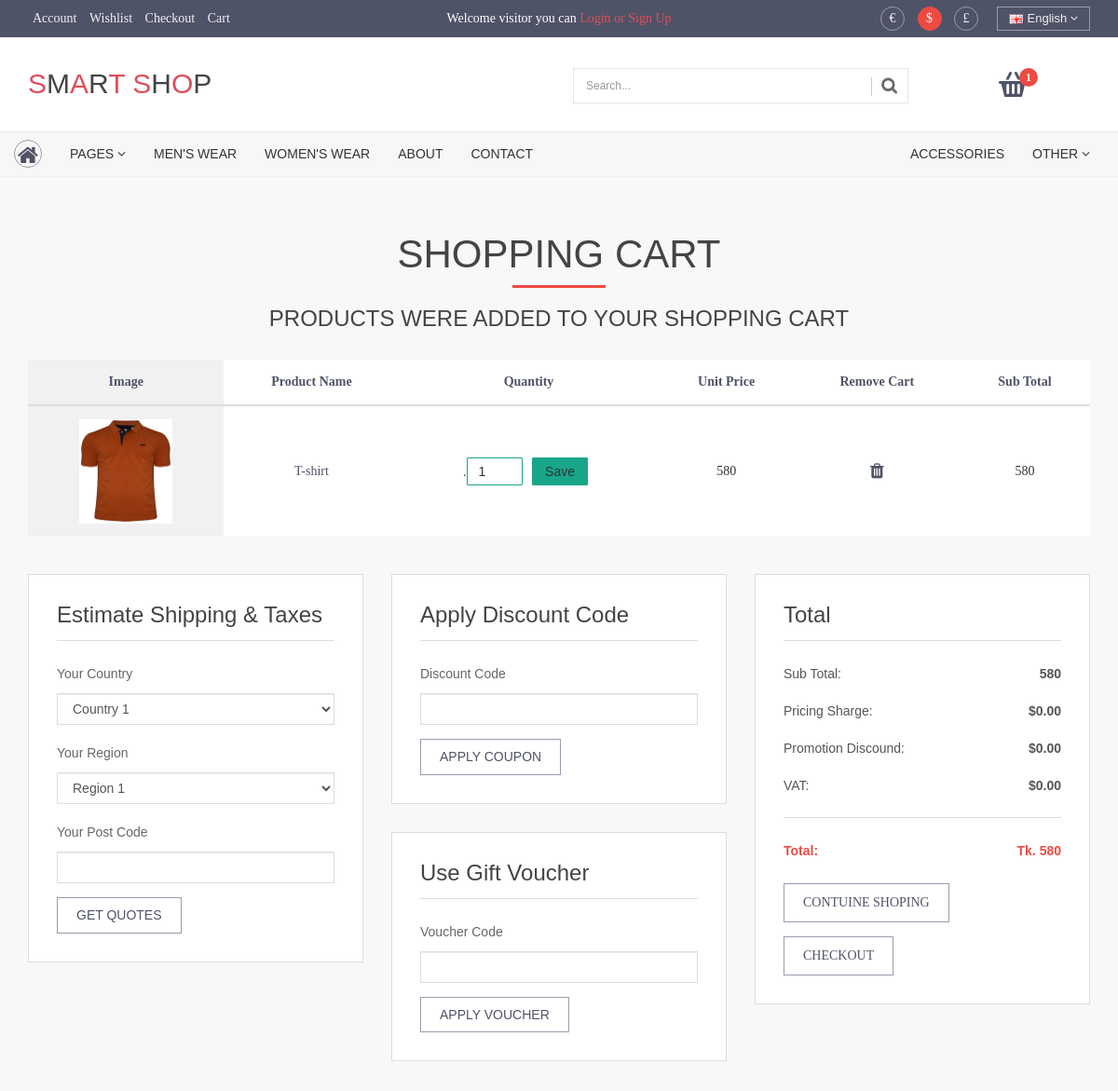
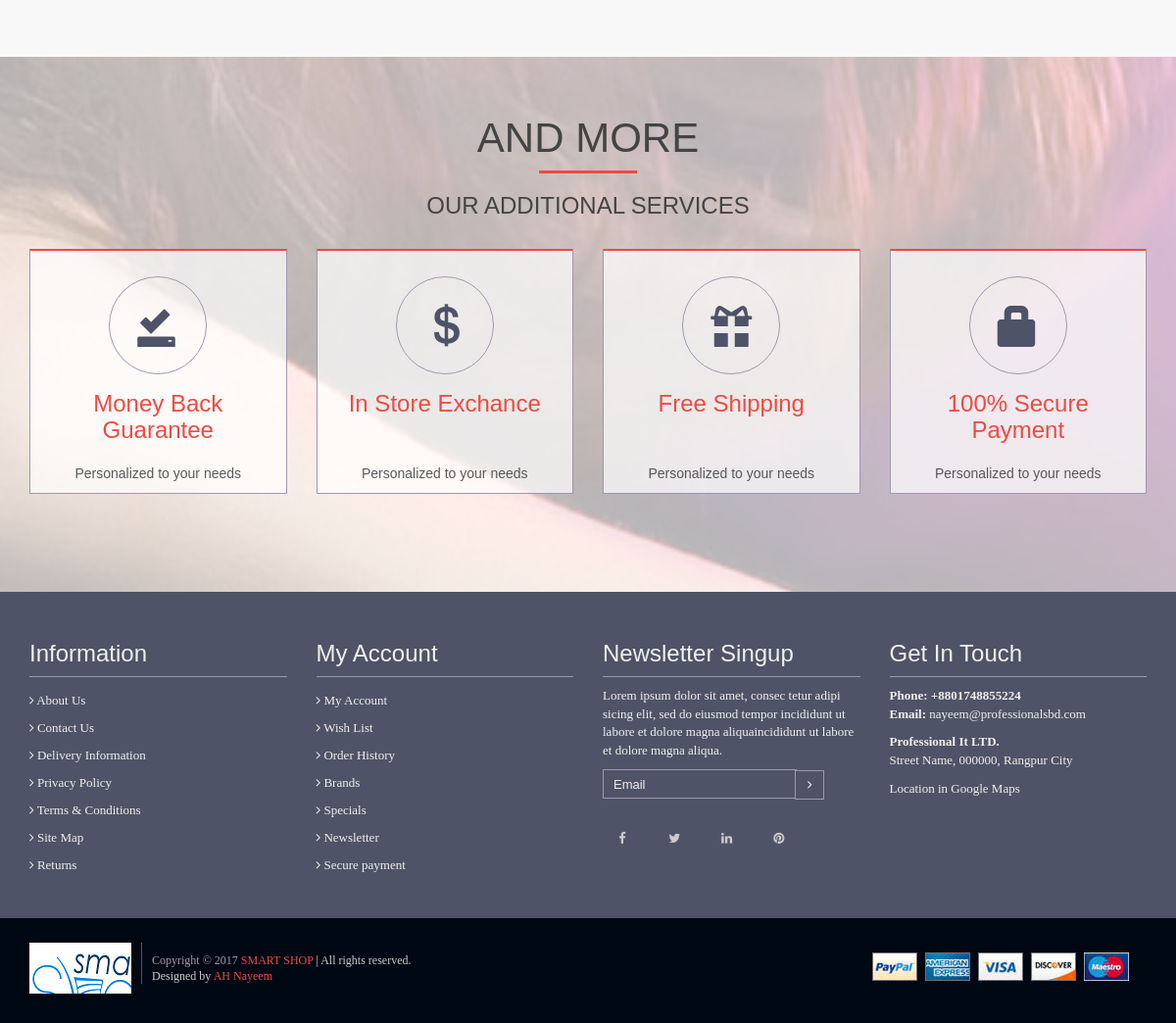
The app's page /cart.php with its own data (2 pictures, top to bottom).
### tables this page shows
CREATE TABLE `cart` (
  `cart_id` int(11) NOT NULL,
  `product_id` int(11) NOT NULL,
  `qty` int(11) NOT NULL,
  `ip_addr` text NOT NULL
);

CREATE TABLE `products` (
  `product_id` int(11) NOT NULL,
  `category_id` int(11) DEFAULT NULL,
  `product_name` varchar(32) NOT NULL,
  `sub_text` varchar(100) NOT NULL,
  `product_photo` varchar(64) DEFAULT NULL,
  `product_desc` text NOT NULL,
  `product_price` float NOT NULL,
  `product_discount` int(11) DEFAULT NULL,
  `product_qty` int(11) NOT NULL,
  `is_featured` int(2) NOT NULL DEFAULT '1'
);

### inc/function.php (the view, shortened to what this page needs)
<?php
function getIp() {
    $ip = $_SERVER['REMOTE_ADDR'];
    return $ip;
}
function cartCount(){
    include 'connection.php';
    $ip = getIp();
    $cart_item = $connection->prepare("SELECT * FROM `cart` WHERE `ip_addr` = :ip_addr");
    $cart_item->bindValue(':ip_addr', $ip);
    $cart_item->execute();
    $cart_count = $cart_item->rowCount();
        echo $cart_count;
}
function cartDisplay(){
    include 'connection.php';
    $ip = getIp();
    $query = $connection->prepare("SELECT * FROM `cart` WHERE `ip_addr` = :ip_addr");
    $query->bindValue(':ip_addr', $ip);
    $query->execute();
    if ($query->rowCount() == 0) {
        echo "<h2 class='text-center text-danger'>No Product Added in your Cart.</h2>";
    }else{
    $cart_data = $query->fetchAll();
?>
    <?php foreach ($cart_data as $value): ?>
        <?php
            $product_id = $value['product_id'];
            $pro_query =$connection->prepare("SELECT * FROM `products` WHERE `product_id` = :product_id");
            $pro_query->bindValue(':product_id', $product_id);
            $pro_query->execute();
            $pro_data = $pro_query->fetch();
        ?>
        <tr>
            <td class="card_product_image" data-th="Image">
                <a href="#">
                    <img class="img-responsive" src="uploads/product/<?php echo $pro_data['product_photo']; ?>" alt="">
                </a>
            </td>
            <td class="card_product_name" data-th="Product Name">
                <a href="#"><?php echo $pro_data['product_name'];; ?></a>
            </td>
            <td class="card_product_quantity" data-th="Quantity">
                .<input type="number" min="0" value="<?php echo $value['qty']; ?>" name="qty[<?php echo $value['cart_id']; ?>]" class="styler">
                <input type="submit" class="" name="up_qty" value="Save">
            </td>
            <td class="card_product_price" data-th="Unit Price"><?php echo $pro_data['product_price']; ?></td>
            <td class="">
                <a href="delete.php?id=<?php echo $pro_data['product_id']; ?>"><i class="fa fa-trash fa-lg"></i> </a>
            </td>
            <td class="card_product_total" data-th="Total">
                <?php
                    $qty = $value['qty'];
                    $product_price = $pro_data['product_price'];
                    $sub_total = $product_price*$qty;
                    echo $sub_total;
                ?>
            </td>
        </tr>
    <?php endforeach;
        }
    }
?>

### css/main.css (style rules this page uses)
html { color: #222; font-size: 1em; line-height: 1.4; }
audio, canvas, iframe, img, svg, video { vertical-align: middle; }
body { background-color: #ffffff; font-family: "PTSans"; font-size: 14px; }
a { color: #656565; -webkit-transition: all 0.3s ease; -moz-transition: all 0.3s ease; -o-transition: all 0.3s ease; -ms-transition: all 0.3s ease; transition: all 0.3s ease; }
* { margin: 0; padding: 0; outline: 0; }
.cart-table a { text-decoration: none; color: #4f5367; }
.cart-table td { display: block; }
.cart-table td:first-child { padding-top: .5em; }
.cart-table td:last-child { padding-bottom: .5em; }
.cart-table td:before { content: attr(data-th) ": "; font-weight: bold; width: 120px; display: inline-block; }
@media (min-width: 680px) { .cart-table td:before { display: none; } }
.cart-table th, .cart-table td { text-align: center; vertical-align: middle !important; }
@media (min-width: 680px) { .cart-table th, .cart-table td { display: table-cell; padding: .25em .5em; } }
@media (min-width: 680px) { .cart-table th:first-child, .cart-table td:first-child { padding-left: 0; } }
@media (min-width: 680px) { .cart-table th:last-child, .cart-table td:last-child { padding-right: 0; } }
@media (min-width: 680px) { .cart-table th, .cart-table td { padding: 1em !important; } }
.cart-table th, .cart-table td:before { color: #4f5367; }
.cart-table .card_product_image img { width: 100px; margin: 0 auto; }
.cart-table .card_product_image { background-color: #f1f1f1; }
.cart-table .card_product_quantity input { width: 60px; border: 1px solid #18A689; border-radius: 1px; padding: 6px 12px; }
.cart-table .card_product_quantity input[type= submit] { background-color: #18A689; }

### records on screen
cart: product.product_photo (picture), product.product_name "T-shirt", qty "1", product.product_price "580"

### other values on screen
$cart_count "1"
$_SESSION['net_total'] "580"
